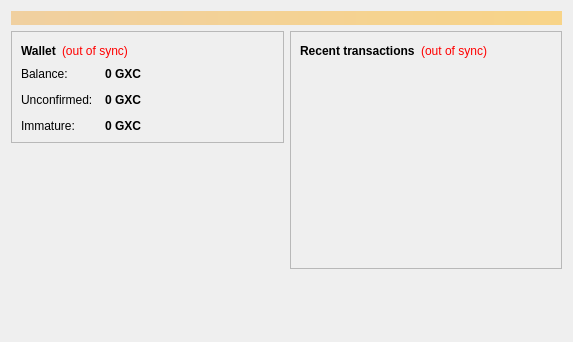
<?xml version="1.0" encoding="UTF-8"?>
<ui version="4.0">
 <class>OverviewPage</class>
 <widget class="QWidget" name="OverviewPage">
  <property name="geometry">
   <rect>
    <x>0</x>
    <y>0</y>
    <width>573</width>
    <height>342</height>
   </rect>
  </property>
  <property name="windowTitle">
   <string>Form</string>
  </property>
  <layout class="QVBoxLayout" name="topLayout">
   <item>
    <widget class="QLabel" name="labelAlerts">
     <property name="visible">
      <bool>false</bool>
     </property>
     <property name="styleSheet">
      <string notr="true">background-color: qlineargradient(x1: 0, y1: 0, x2: 1, y2: 0, stop:0 #F0D0A0, stop:1 #F8D488); color:#000000;</string>
     </property>
     <property name="wordWrap">
      <bool>true</bool>
     </property>
     <property name="margin">
      <number>3</number>
     </property>
    </widget>
   </item>
   <item>
    <layout class="QHBoxLayout" name="horizontalLayout" stretch="1,1">
     <item>
      <layout class="QVBoxLayout" name="verticalLayout_2">
       <item>
        <widget class="QFrame" name="frame">
         <property name="frameShape">
          <enum>QFrame::StyledPanel</enum>
         </property>
         <property name="frameShadow">
          <enum>QFrame::Raised</enum>
         </property>
         <layout class="QVBoxLayout" name="verticalLayout_4">
          <item>
           <layout class="QHBoxLayout" name="horizontalLayout_4">
            <item>
             <widget class="QLabel" name="label_5">
              <property name="font">
               <font>
                <weight>75</weight>
                <bold>true</bold>
               </font>
              </property>
              <property name="text">
               <string>Wallet</string>
              </property>
             </widget>
            </item>
            <item>
             <widget class="QLabel" name="labelWalletStatus">
              <property name="toolTip">
               <string>The displayed information may be out of date. Your wallet automatically synchronizes with the GXCash network after a connection is established, but this process has not completed yet.</string>
              </property>
              <property name="styleSheet">
               <string notr="true">QLabel { color: red; }</string>
              </property>
              <property name="text">
               <string notr="true">(out of sync)</string>
              </property>
              <property name="alignment">
               <set>Qt::AlignLeading|Qt::AlignLeft|Qt::AlignVCenter</set>
              </property>
             </widget>
            </item>
            <item>
             <spacer name="horizontalSpacer_2">
              <property name="orientation">
               <enum>Qt::Horizontal</enum>
              </property>
              <property name="sizeHint" stdset="0">
               <size>
                <width>40</width>
                <height>20</height>
               </size>
              </property>
             </spacer>
            </item>
           </layout>
          </item>
          <item>
           <layout class="QFormLayout" name="formLayout_2">
            <property name="fieldGrowthPolicy">
             <enum>QFormLayout::AllNonFixedFieldsGrow</enum>
            </property>
            <property name="horizontalSpacing">
             <number>12</number>
            </property>
            <property name="verticalSpacing">
             <number>12</number>
            </property>
            <item row="0" column="0">
             <widget class="QLabel" name="label">
              <property name="text">
               <string>Balance:</string>
              </property>
             </widget>
            </item>
            <item row="0" column="1">
             <widget class="QLabel" name="labelBalance">
              <property name="font">
               <font>
                <weight>75</weight>
                <bold>true</bold>
               </font>
              </property>
              <property name="cursor">
               <cursorShape>IBeamCursor</cursorShape>
              </property>
              <property name="toolTip">
               <string>Your current balance</string>
              </property>
              <property name="text">
               <string notr="true">0 GXC</string>
              </property>
              <property name="textInteractionFlags">
               <set>Qt::LinksAccessibleByMouse|Qt::TextSelectableByKeyboard|Qt::TextSelectableByMouse</set>
              </property>
             </widget>
            </item>
            <item row="1" column="0">
             <widget class="QLabel" name="label_3">
              <property name="text">
               <string>Unconfirmed:</string>
              </property>
             </widget>
            </item>
            <item row="1" column="1">
             <widget class="QLabel" name="labelUnconfirmed">
              <property name="font">
               <font>
                <weight>75</weight>
                <bold>true</bold>
               </font>
              </property>
              <property name="cursor">
               <cursorShape>IBeamCursor</cursorShape>
              </property>
              <property name="toolTip">
               <string>Total of transactions that have yet to be confirmed, and do not yet count toward the current balance</string>
              </property>
              <property name="text">
               <string notr="true">0 GXC</string>
              </property>
              <property name="textInteractionFlags">
               <set>Qt::LinksAccessibleByMouse|Qt::TextSelectableByKeyboard|Qt::TextSelectableByMouse</set>
              </property>
             </widget>
            </item>
            <item row="2" column="0">
             <widget class="QLabel" name="labelImmatureText">
              <property name="text">
               <string>Immature:</string>
              </property>
             </widget>
            </item>
            <item row="2" column="1">
             <widget class="QLabel" name="labelImmature">
              <property name="font">
               <font>
                <weight>75</weight>
                <bold>true</bold>
               </font>
              </property>
              <property name="toolTip">
               <string>Mined balance that has not yet matured</string>
              </property>
              <property name="text">
               <string notr="true">0 GXC</string>
              </property>
              <property name="textInteractionFlags">
               <set>Qt::LinksAccessibleByMouse|Qt::TextSelectableByKeyboard|Qt::TextSelectableByMouse</set>
              </property>
             </widget>
            </item>
           </layout>
          </item>
         </layout>
        </widget>
       </item>
       <item>
        <spacer name="verticalSpacer">
         <property name="orientation">
          <enum>Qt::Vertical</enum>
         </property>
         <property name="sizeHint" stdset="0">
          <size>
           <width>20</width>
           <height>40</height>
          </size>
         </property>
        </spacer>
       </item>
        <item>
         <widget class="QLabel" name="label_wallet_bgcoin">
          <property name="text">
           <string/>
          </property>
          <property name="pixmap">
           <pixmap resource="../bitcoin.qrc">:/images/wallet_bgcoin</pixmap>
          </property>
          <property name="scaledContents">
           <bool>false</bool>
          </property>
          <property name="alignment">
           <set>Qt::AlignCenter</set>
          </property>
          <property name="margin">
           <number>-2</number>
          </property>
         </widget>
        </item>
        <item>
         <widget class="QLabel" name="label_6">
          <property name="text">
           <string/>
          </property>
         </widget>
        </item>
      </layout>
     </item>
     <item>
      <layout class="QVBoxLayout" name="verticalLayout_3">
       <item>
        <widget class="QFrame" name="frame_2">
         <property name="frameShape">
          <enum>QFrame::StyledPanel</enum>
         </property>
         <property name="frameShadow">
          <enum>QFrame::Raised</enum>
         </property>
         <layout class="QVBoxLayout" name="verticalLayout">
          <item>
           <layout class="QHBoxLayout" name="horizontalLayout_2">
            <item>
             <widget class="QLabel" name="label_4">
              <property name="text">
               <string>&lt;b&gt;Recent transactions&lt;/b&gt;</string>
              </property>
             </widget>
            </item>
            <item>
             <widget class="QLabel" name="labelTransactionsStatus">
              <property name="toolTip">
               <string>The displayed information may be out of date. Your wallet automatically synchronizes with the GXCash network after a connection is established, but this process has not completed yet.</string>
              </property>
              <property name="styleSheet">
               <string notr="true">QLabel { color: red; }</string>
              </property>
              <property name="text">
               <string notr="true">(out of sync)</string>
              </property>
              <property name="alignment">
               <set>Qt::AlignRight|Qt::AlignTrailing|Qt::AlignVCenter</set>
              </property>
             </widget>
            </item>
            <item>
             <spacer name="horizontalSpacer">
              <property name="orientation">
               <enum>Qt::Horizontal</enum>
              </property>
              <property name="sizeHint" stdset="0">
               <size>
                <width>40</width>
                <height>20</height>
               </size>
              </property>
             </spacer>
            </item>
           </layout>
          </item>
          <item>
           <widget class="QListView" name="listTransactions">
            <property name="styleSheet">
             <string notr="true">QListView { background: transparent; }</string>
            </property>
            <property name="frameShape">
             <enum>QFrame::NoFrame</enum>
            </property>
            <property name="verticalScrollBarPolicy">
             <enum>Qt::ScrollBarAlwaysOff</enum>
            </property>
            <property name="horizontalScrollBarPolicy">
             <enum>Qt::ScrollBarAlwaysOff</enum>
            </property>
            <property name="selectionMode">
             <enum>QAbstractItemView::NoSelection</enum>
            </property>
           </widget>
          </item>
         </layout>
        </widget>
       </item>
       <item>
        <spacer name="verticalSpacer_2">
         <property name="orientation">
          <enum>Qt::Vertical</enum>
         </property>
         <property name="sizeHint" stdset="0">
          <size>
           <width>20</width>
           <height>40</height>
          </size>
         </property>
        </spacer>
       </item>
      </layout>
     </item>
    </layout>
   </item>
  </layout>
 </widget>
 <resources/>
 <connections/>
</ui>
